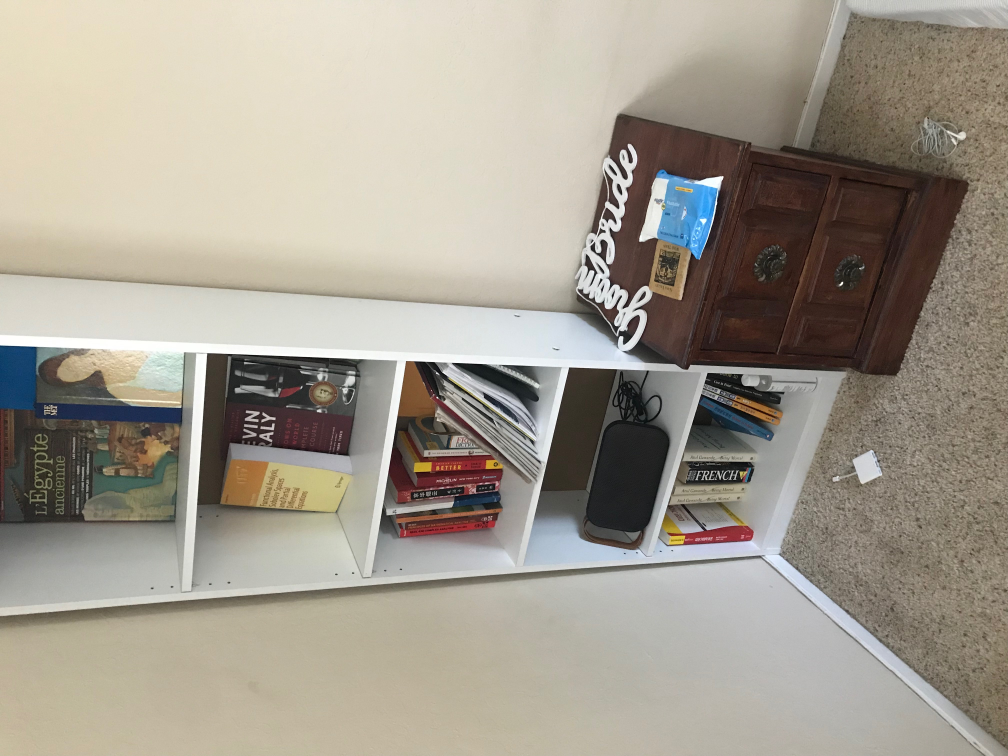
%> input picture FeatureExtractors/ORB/IMG_7895.JPG, 4032 x 3024 px (shown at 1/4 size)
$ octave main.m   (GNU Octave 9; MATLAB toolbox functions it lacks are replaced by stand-ins)
%> lines starting %> are read from the running program, lines starting %| are printed output that depends on the picture
%%%%%%%%%%%%%%%%%%%%%%%%%%%%%%%%%%%%%%%%%%%%%%%%%%%%%%%%%%%%%%%%%%%%%%%%%%%
%
%       Simple example for ORB based image registration (with homography
%       transform)
%
%                       Juheon Lee (21/06/2018)
%%%%%%%%%%%%%%%%%%%%%%%%%%%%%%%%%%%%%%%%%%%%%%%%%%%%%%%%%%%%%%%%%%%%%%%%%%%

% Read images
im1 = imread('IMG_7895.JPG');
im2 = imread('IMG_7894.JPG');
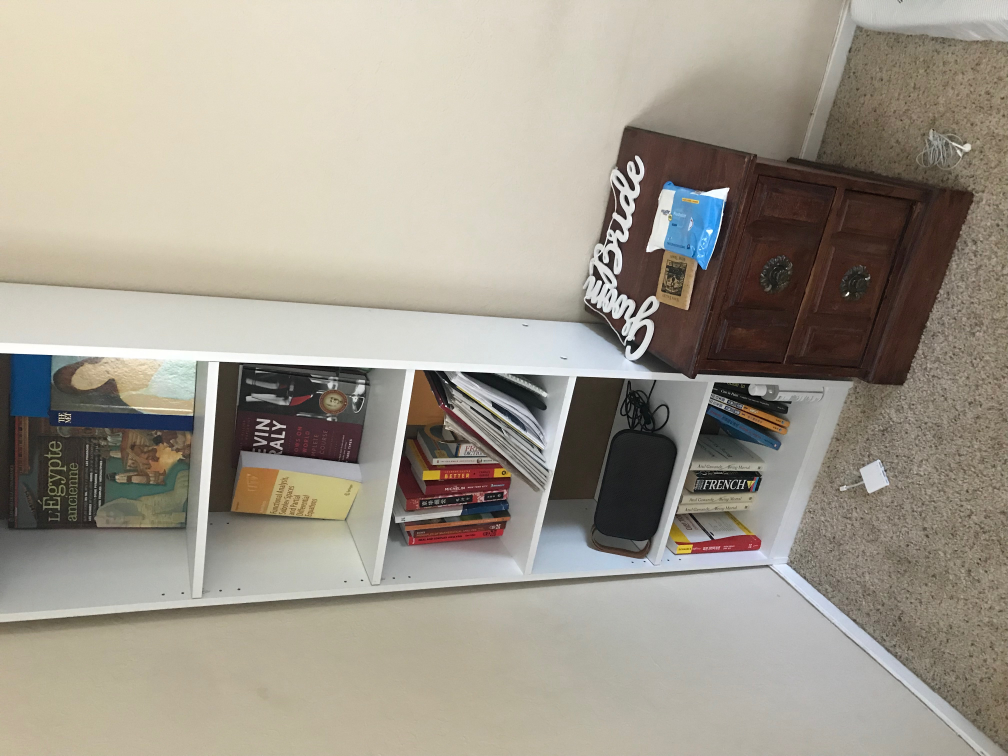
%> input picture FeatureExtractors/ORB/IMG_7894.JPG, 4032 x 3024 px (shown at 1/4 size)

scale = [1, 0.75, 0.5, 0.25];

tic;
%im1 = imresize(im1,1);
im1_grey = rgb2gray(im1);
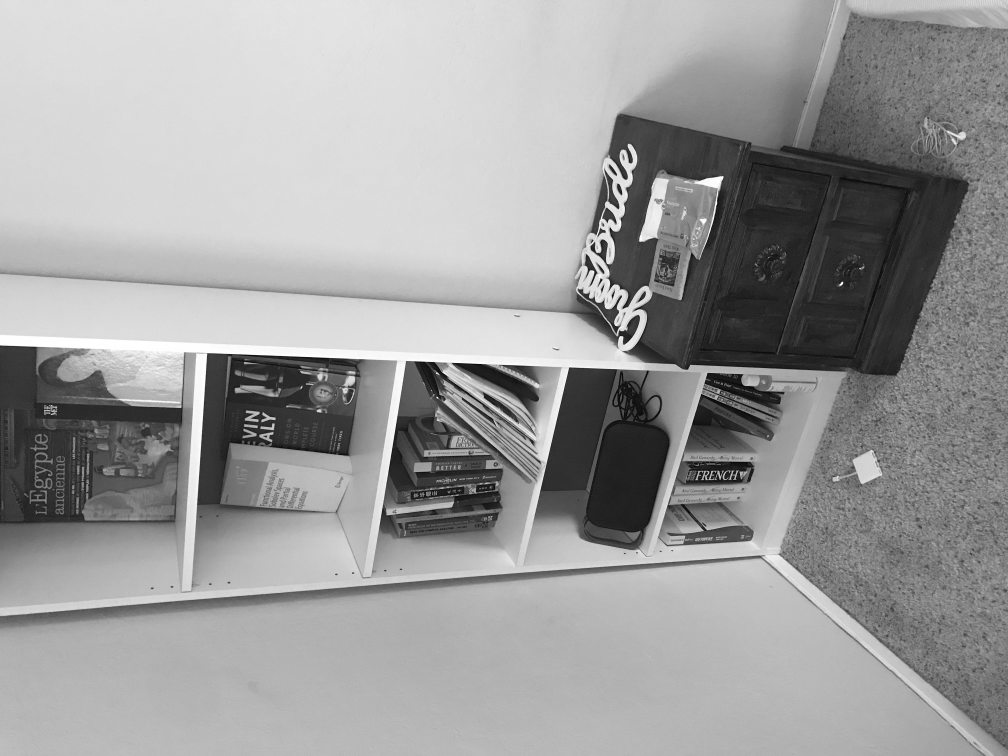
%> im1_grey: size 3024x4032 uint8 (shown at 1/4 size); min 0, max 255, mean 155.6
%im2 = imresize(im2,1);
im2_grey = rgb2gray(im2);
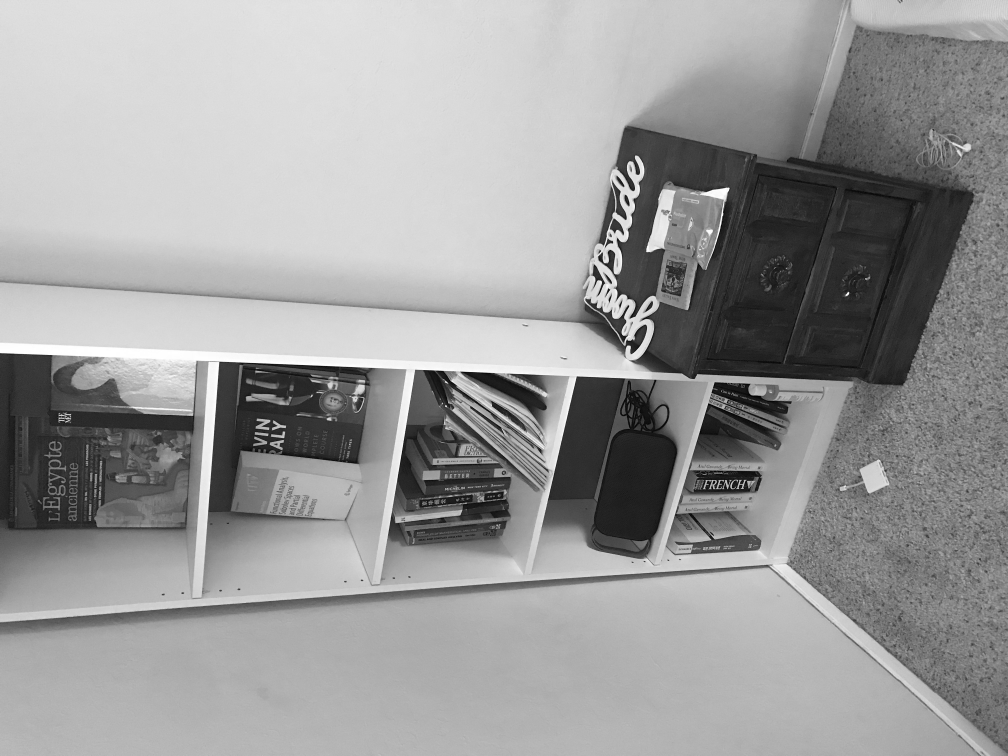
%> im2_grey: size 3024x4032 uint8 (shown at 1/4 size); min 0, max 255, mean 154.2

% extract FAST corners and its score
%> (the run ends here)
